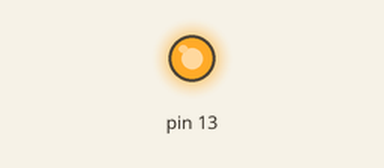
This sketch was run on a simulated Arduino Uno, built with avr-gcc and run on an emulated ATmega328P. On the bench: output pins drawn as LEDs (lit = HIGH).

Above: at 0.5 s.
At 21.3 s:
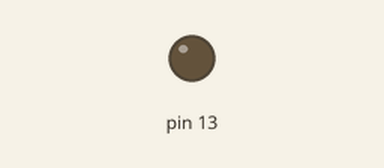
Timing chart, 0 to 23.4 s (numbered marks = the images above):
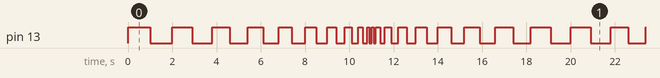

Measured:
- by itself, pin 13: moves between LOW and HIGH, repeating every 18.0 s
- by itself, everything shown: repeats every 18.0 s, in 36 steps

The sketch:

overdue.ino
```cpp
/*
 * Super fake "low frequency oscillator" modulation on the LEDPIN
 *
 * I know it does not produce a square wave, its just a fragment from a past idea (also it technically produces square waves so whatever)
 */

int led = 13;
int squareLFO = 1000;
int dir = 0;
void setup() {
  pinMode(13, OUTPUT);
}

void loop() {
  digitalWrite(13,HIGH);
  delay(squareLFO);
  digitalWrite(13,LOW);
  delay(squareLFO);

  if(dir == 0)
  {
    squareLFO = squareLFO - 100;
    if(squareLFO == 0)
    {
      dir = 1;
      squareLFO = 100;
    }
  }
  else
  {
    squareLFO = squareLFO + 100;
    if(squareLFO == 1000)
    {
      dir = 0;
      squareLFO = 900;
    }
  }
}
```
